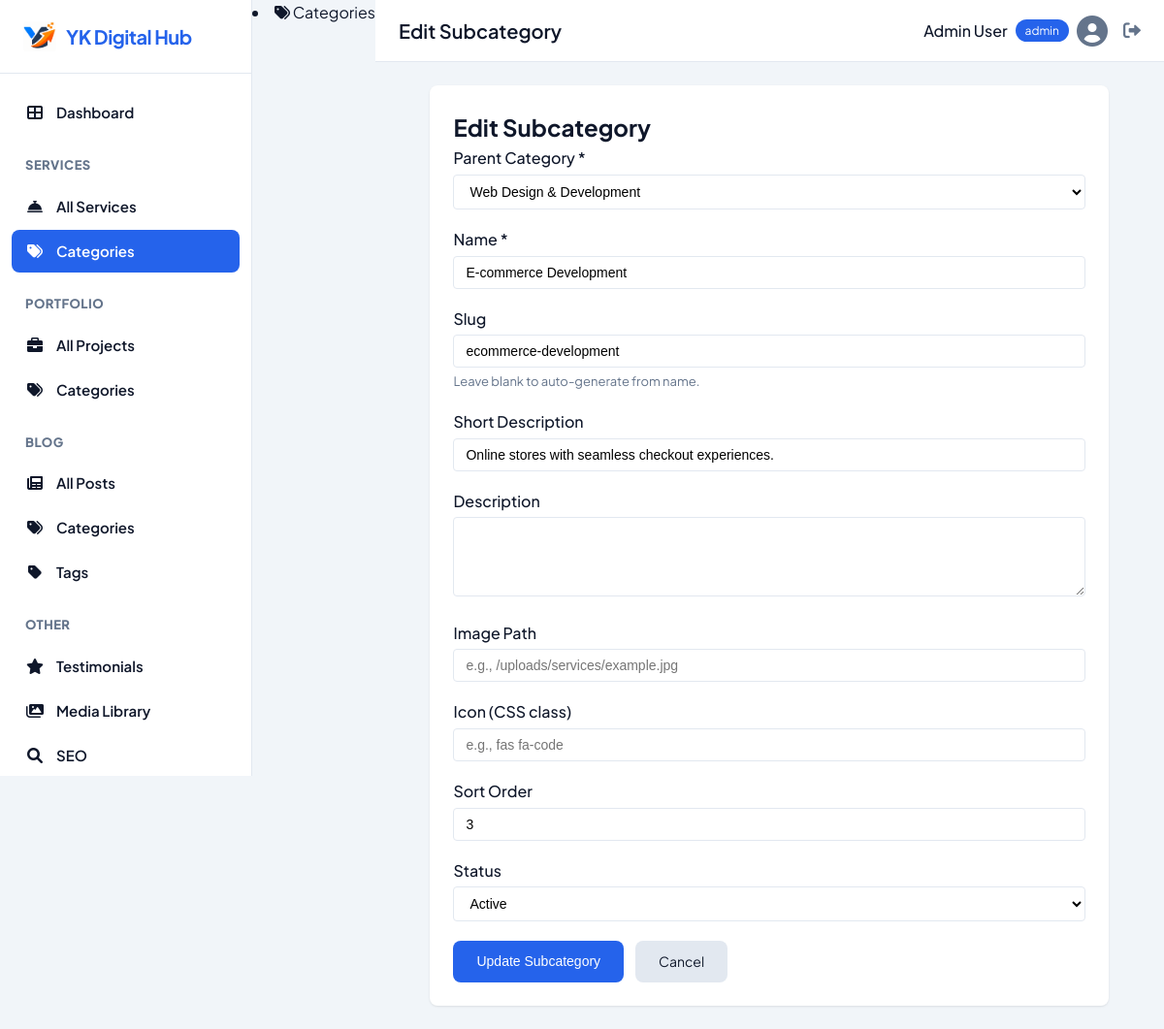
Screenshot of /admin/services/category-edit.php?id=5 (signed in) with the database file from the repository.
### tables this page shows
CREATE TABLE `service_categories` (
    `id` BIGINT UNSIGNED NOT NULL AUTO_INCREMENT,
    `parent_id` BIGINT UNSIGNED NULL,
    `name` VARCHAR(100) NOT NULL,
    `slug` VARCHAR(120) NOT NULL UNIQUE,
    `short_description` VARCHAR(255) NULL,
    `description` TEXT NULL,
    `image` VARCHAR(255) NULL,
    `icon` VARCHAR(100) NULL,
    `sort_order` INT NOT NULL DEFAULT 0,
    `status` TINYINT(1) NOT NULL DEFAULT 1,
    `is_fixed` TINYINT(1) NOT NULL DEFAULT 0,
    `created_at` DATETIME NOT NULL DEFAULT CURRENT_TIMESTAMP,
    `updated_at` DATETIME NOT NULL DEFAULT CURRENT_TIMESTAMP ON UPDATE CURRENT_TIMESTAMP,
    PRIMARY KEY (`id`),
    UNIQUE KEY `uk_service_categories_slug` (`slug`),
    INDEX `idx_service_categories_parent` (`parent_id`),
    INDEX `idx_service_categories_status` (`status`),
    INDEX `idx_service_categories_sort` (`sort_order`),
    CONSTRAINT `fk_service_categories_parent`
        FOREIGN KEY (`parent_id`) REFERENCES `service_categories` (`id`)
        ON DELETE CASCADE ON UPDATE CASCADE
);

### admin/services/category-edit.php (the view, shortened to what this page needs)
<?php
require_once __DIR__ . '/../../config/config.php';
$id = isset($_GET['id']) ? (int)$_GET['id'] : 0;
$stmt = $db->prepare("SELECT * FROM service_categories WHERE id = :id");
$stmt->execute([':id' => $id]);
$category = $stmt->fetch(PDO::FETCH_ASSOC);
$stmt = $db->prepare("SELECT id, name FROM service_categories WHERE parent_id IS NULL AND is_fixed = 1 ORDER BY sort_order");
$stmt->execute();
$parents = $stmt->fetchAll(PDO::FETCH_ASSOC);
$form_data = [
    'parent_id' => $category['parent_id'],
    'name' => $category['name'],
    'slug' => $category['slug'],
    'short_description' => $category['short_description'] ?? '',
    'description' => $category['description'] ?? '',
    'image' => $category['image'] ?? '',
    'icon' => $category['icon'] ?? '',
    'sort_order' => (int)$category['sort_order'],
    'status' => (int)$category['status']
];
include __DIR__ . '/../../includes/admin-header.php';
include __DIR__ . '/../../includes/admin-navbar.php';
?>
<div class="category-form-container">
    <h2>Edit Subcategory</h2>
    <form method="POST" action="">
        <div class="form-group">
            <label for="parent_id">Parent Category *</label>
            <select name="parent_id" id="parent_id" required>
                <?php foreach ($parents as $p): ?>
                    <option value="<?= (int)$p['id'] ?>" <?= ($form_data['parent_id'] == $p['id']) ? 'selected' : '' ?>>
                        <?= htmlspecialchars($p['name']) ?>
                    </option>
                <?php endforeach; ?>
            </select>
        </div>
        <div class="form-group">
            <label for="name">Name *</label>
            <input type="text" name="name" id="name" value="<?= htmlspecialchars($form_data['name']) ?>" required>
        </div>
        <div class="form-group">
            <label for="slug">Slug</label>
            <input type="text" name="slug" id="slug" value="<?= htmlspecialchars($form_data['slug']) ?>">
            <small>Leave blank to auto-generate from name.</small>
        </div>
        <div class="form-group">
            <label for="short_description">Short Description</label>
            <input type="text" name="short_description" id="short_description" value="<?= htmlspecialchars($form_data['short_description']) ?>">
        </div>
        <div class="form-group">
            <label for="description">Description</label>
            <textarea name="description" id="description" rows="4"><?= htmlspecialchars($form_data['description']) ?></textarea>
        </div>
        <div class="form-group">
            <label for="image">Image Path</label>
            <input type="text" name="image" id="image" value="<?= htmlspecialchars($form_data['image']) ?>" placeholder="e.g., /uploads/services/example.jpg">
        </div>
        <div class="form-group">
            <label for="icon">Icon (CSS class)</label>
            <input type="text" name="icon" id="icon" value="<?= htmlspecialchars($form_data['icon']) ?>" placeholder="e.g., fas fa-code">
        </div>
        <div class="form-group">
            <label for="sort_order">Sort Order</label>
            <input type="number" name="sort_order" id="sort_order" value="<?= (int)$form_data['sort_order'] ?>" min="0">
        </div>
        <div class="form-group">
            <label for="status">Status</label>
            <select name="status" id="status">
                <option value="1" <?= $form_data['status'] == 1 ? 'selected' : '' ?>>Active</option>
            </select>
        </div>
        <div class="form-actions">
            <button type="submit" class="btn btn-primary">Update Subcategory</button>
            <a href="<?= BASE_URL ?>/admin/services/categories.php" class="btn btn-secondary">Cancel</a>
        </div>
    </form>
</div>
<?php
include __DIR__ . '/../../includes/admin-footer.php';
?>

### assets/css/admin.css (style rules this page uses)
:root { --primary: #2563eb; --primary-dark: #1d4ed8; --secondary: #64748b; --background: #f1f5f9; --surface: #ffffff; --text: #0f172a; --text-muted: #64748b; --border: #e2e8f0; --success: #22c55e; --warning: #f59e0b; --danger: #ef4444; --sidebar-width: 260px; --navbar-height: 64px; --radius: 8px; --shadow: 0 1px 3px rgba(0,0,0,0.06), 0 1px 2px rgba(0,0,0,0.04); --transition: 0.3s ease; }
* { margin: 0; padding: 0; box-sizing: border-box; }
body { font-family: 'Plus Jakarta Sans', 'Segoe UI', sans-serif; background: var(--background); color: var(--text); line-height: 1.6; }
a { text-decoration: none; color: inherit; }
.category-form-container { max-width: 700px; margin: 0 auto; background: var(--surface); padding: 24px; border-radius: var(--radius); box-shadow: var(--shadow); }
.category-form-container h2 { margin-top: 0; }
.form-group { margin-bottom: 18px; }
.form-group label { display: block; font-weight: 500; margin-bottom: 4px; }
.form-group input, .form-group select, .form-group textarea { width: 100%; padding: 8px 12px; border: 1px solid var(--border); border-radius: 4px; font-size: 14px; background: #fff; }
.form-group textarea { resize: vertical; }
.form-group small { display: block; color: var(--text-muted); font-size: 13px; margin-top: 4px; }
.form-actions { display: flex; gap: 12px; margin-top: 20px; }
.btn { padding: 10px 24px; border: none; border-radius: var(--radius); font-size: 14px; cursor: pointer; text-decoration: none; display: inline-block; transition: background 0.2s; }
.btn-primary { background: var(--primary); color: #fff; }
.btn-secondary { background: var(--border); color: var(--text); }

### rows the page displays
service_categories: parent_id "Web Design & Development", name "E-commerce Development", slug "ecommerce-development", short_description "Online stores with seamless checkout experiences.", sort_order "3", status "Active"

### other values shown
$page_title_display "Edit Subcategory"
$user_name "Admin User"
$user_role "admin"
